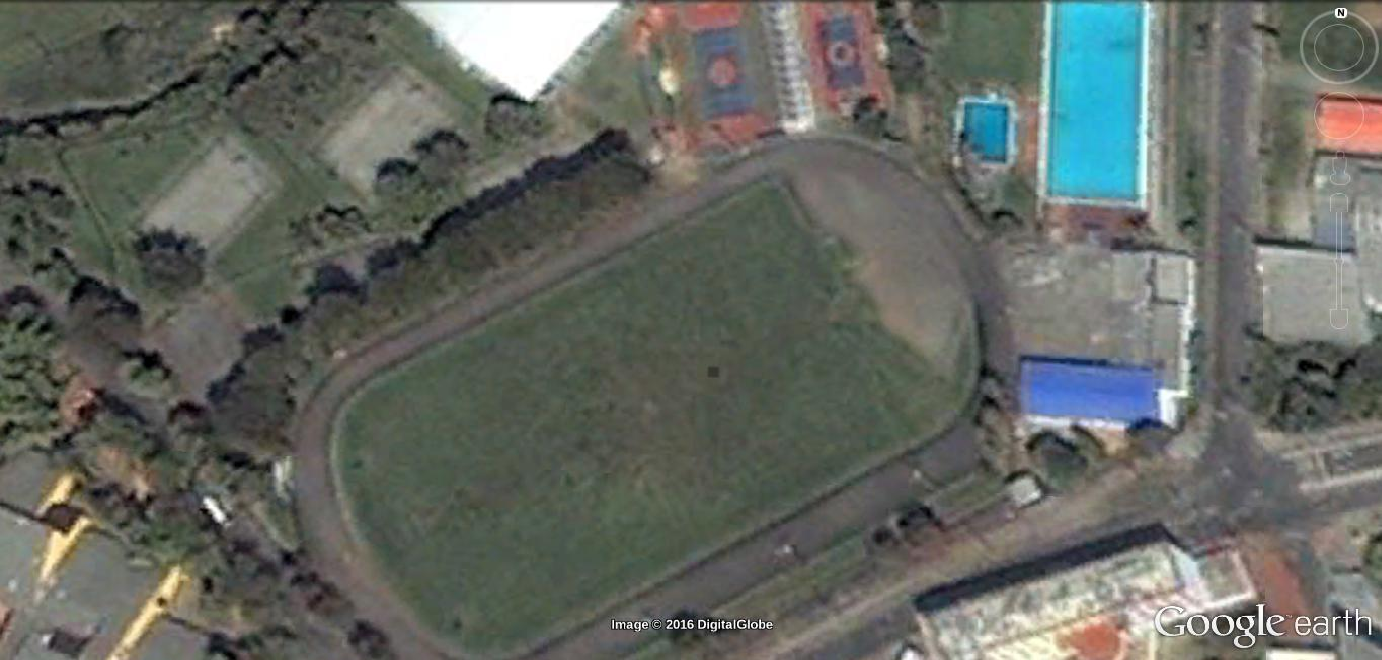
#> input picture ParititioningV1/CDU_2_modificado.tif, 1382 x 660 px
$ python -i Partitions.py   (imports and definitions only)   (Python 2 division)   (older library calls are emulated)
#> lines starting #> are read from the running program, lines starting #| are printed output that depends on the picture; after the words box and inside, x2 and y2 are one past the last pixel; in counts of white or black regions, pixels touching at a corner belong together
#> further down, picture is the input picture: shape (660, 1382, 3); mean B, G, R 97.6, 103.9, 100.1

#!/usr/bin/env python
import os, sys
import cv2
import numpy as np
import random
from Voronoi import Voronoi
from osgeo import gdal, gdalnumeric, ogr, osr
import threading
from scipy.spatial import Delaunay
import math


#Start Opencv Processing

# [6 lines left out: function read_imagefile, not called in this run]

#Get corners of cropped image for getting center of polygon
def get_center(image):
	rows, cols = image.shape[:2]
#> rows = 660; cols = 1382
	gray = cv2.cvtColor(image, cv2.COLOR_BGR2GRAY)
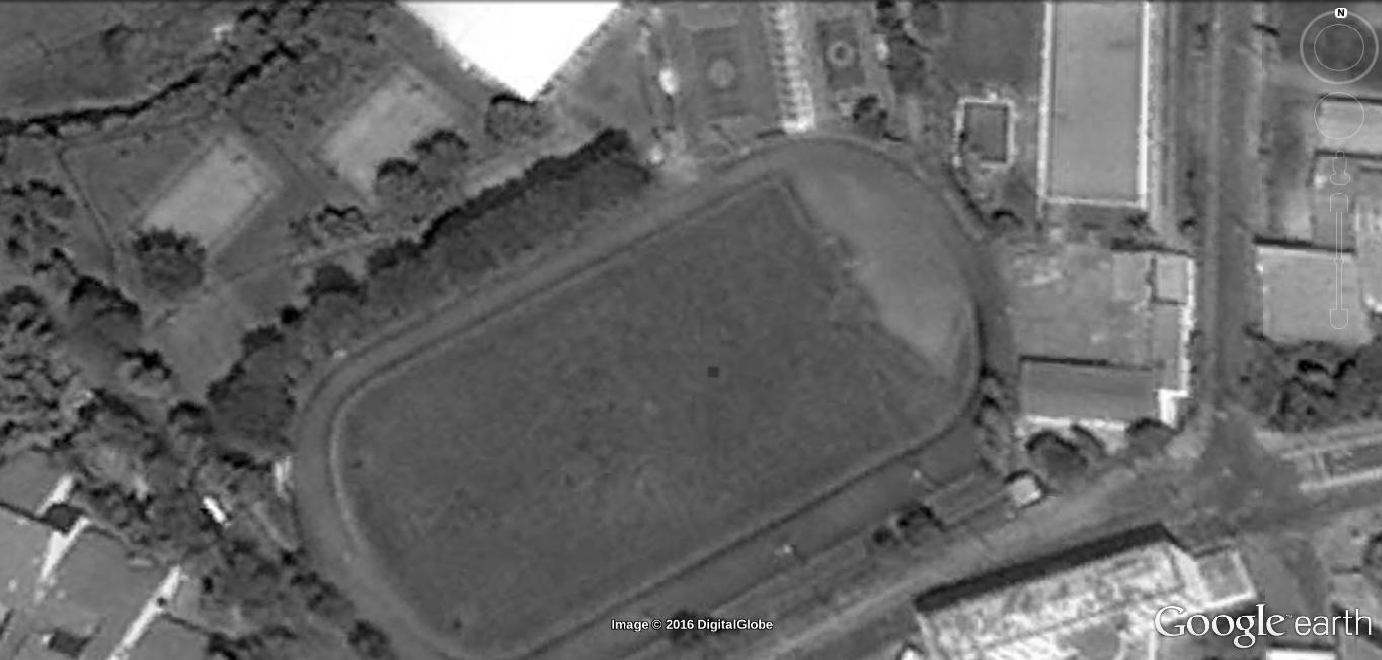
#> gray: shape (660, 1382); min 0, max 255, mean 102.1
	new = 255 - gray
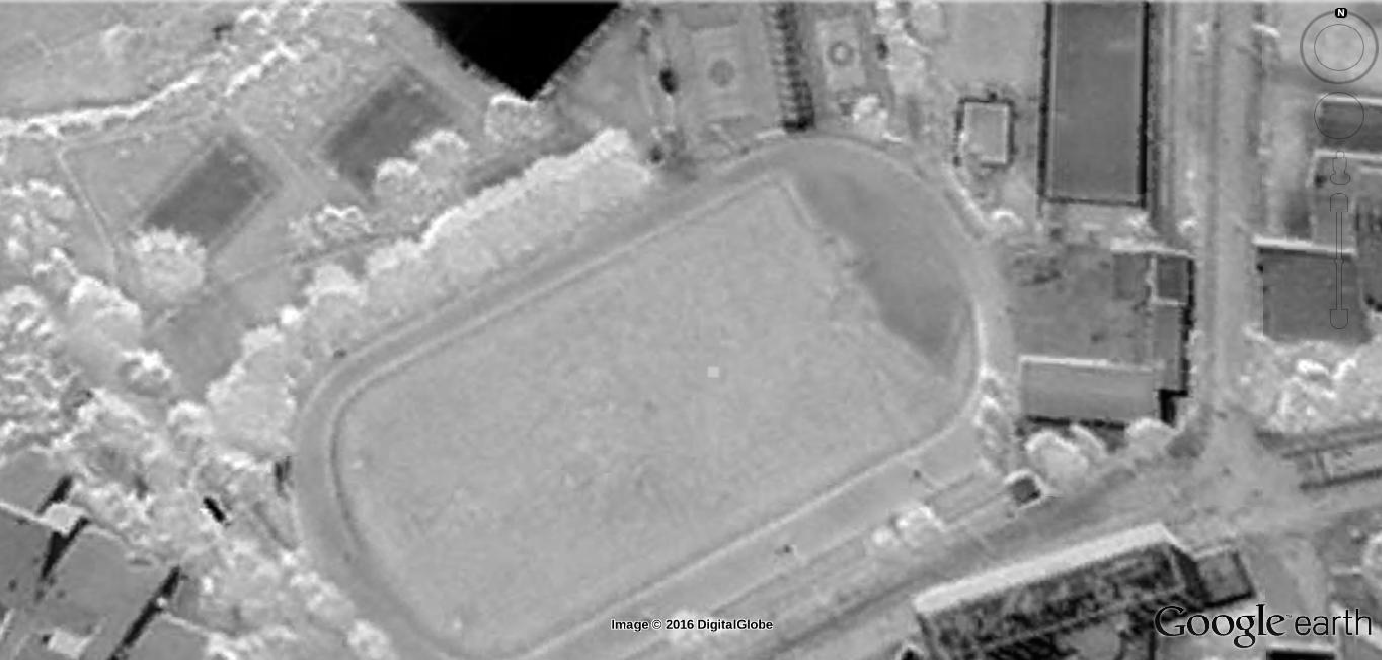
#> new: shape (660, 1382); min 0, max 255, mean 152.9
	gray = cv2.GaussianBlur(gray, (3, 3), 3)
	t, dst = cv2.threshold(gray, 0, 200, cv2.THRESH_BINARY_INV | cv2.THRESH_TRIANGLE)
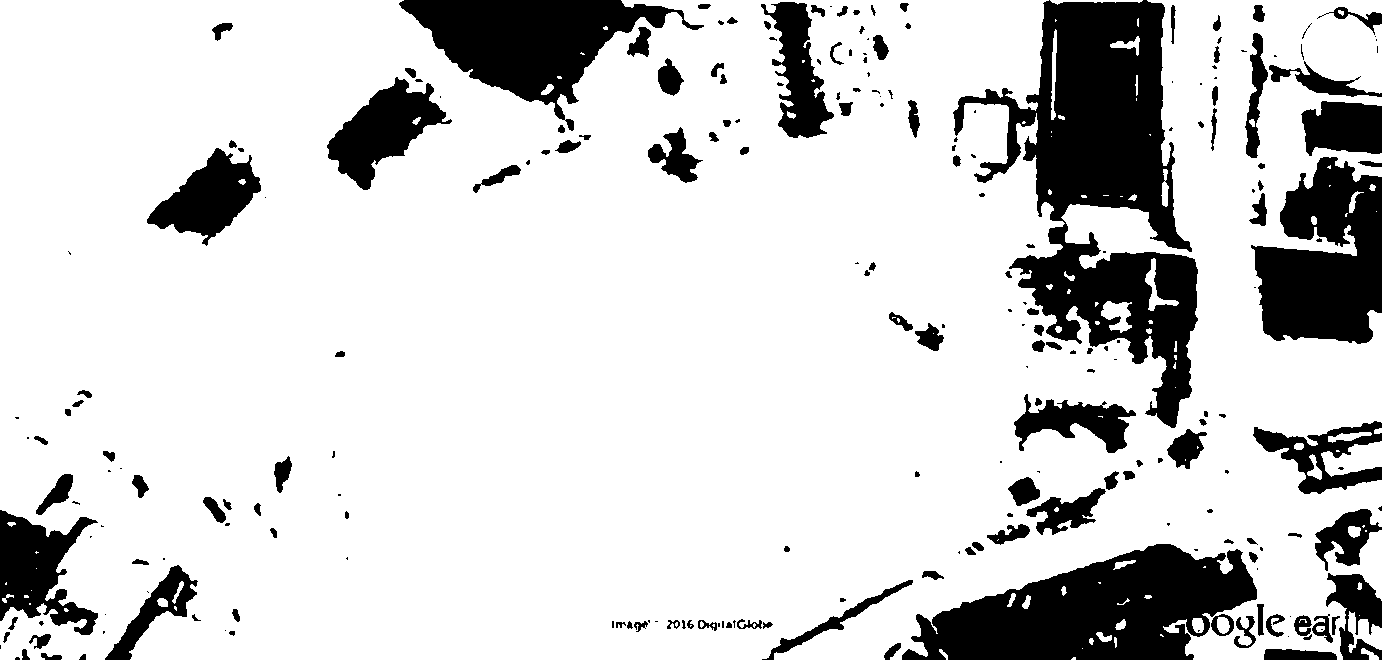
#> dst: shape (660, 1382); values 0 (black) and 200 (white), 81.9% white; 234 black regions (91 under 20 px)
#> t = 127
	_, contours, _ = cv2.findContours(dst, cv2.RETR_TREE, cv2.CHAIN_APPROX_SIMPLE)
#> contours = 341 contours, 153 with area under 20; largest, box (x1, y1, x2, y2) and area: (0, 0, 1382, 660) 773488, (326, 76, 453, 191) 6515, (146, 147, 262, 247) 5632, (760, 1, 835, 139) 4962, (1013, 393, 1137, 454) 3557
	final = np.zeros(image.shape,np.uint8)
	mask = np.zeros(gray.shape,np.uint8)

	i = 0
	color = []
	p_corners_x=[]
	p_corners_y=[]

	for c in contours:
		area = cv2.contourArea(c)
		if area > 600 and area<(rows*cols)/2:
			color.append((random.randint(10,240), random.randint(10,240), random.randint(10,240)))
			cv2.drawContours(mask, contours, i, 255, -1)
			cv2.drawContours(final, contours, i, color[i], -1)

			extLeft = tuple(c[c[:, :, 0].argmin()][0])
			extRight = tuple(c[c[:, :, 0].argmax()][0])
			extTop = tuple(c[c[:, :, 1].argmin()][0])
			extBot = tuple(c[c[:, :, 1].argmax()][0])
			lx, ly = extLeft
			rx, ry = extRight
			ux, uy = extTop
			bx, by = extBot

			p_corners_x.append(lx)
			p_corners_x.append(rx)
			p_corners_y.append(uy)
			p_corners_y.append(by)
#> this loop made 341 passes
#> (area, lx, ly, rx, ry, ux, uy, bx) on passes 13, 41, 171, 173, 175, 191, 202, 249, 259, 283, 292, 308: (635.5, 1348, 615, 1381, 649, 1349, 611, 1350), (1273.5, 1321, 453, 1381, 466, 1380, 441, 1331), (1792, 1025, 514, 1106, 491, 1098, 487, 1053), (629.5, 1007, 489, 1040, 490, 1026, 476, 1020), (667, 35, 513, 73, 475, 64, 473, 41), (953, 1166, 450, 1207, 433, 1187, 428, 1189), (3557, 1013, 424, 1136, 413, 1026, 393, 1114), (5632, 146, 222, 261, 185, 216, 147, 206), (1454.5, 647, 156, 703, 160, 680, 126, 686), (6515, 326, 147, 452, 120, 396, 76, 367), (645.5, 657, 81, 684, 80, 667, 57, 673), (1453, 1244, 127, 1268, 72, 1254, 32, 1256)
#> area on passes 2, 3, 8, 9, 10, 18: 29, 79.5, 72, 61.5, 131.5, 65
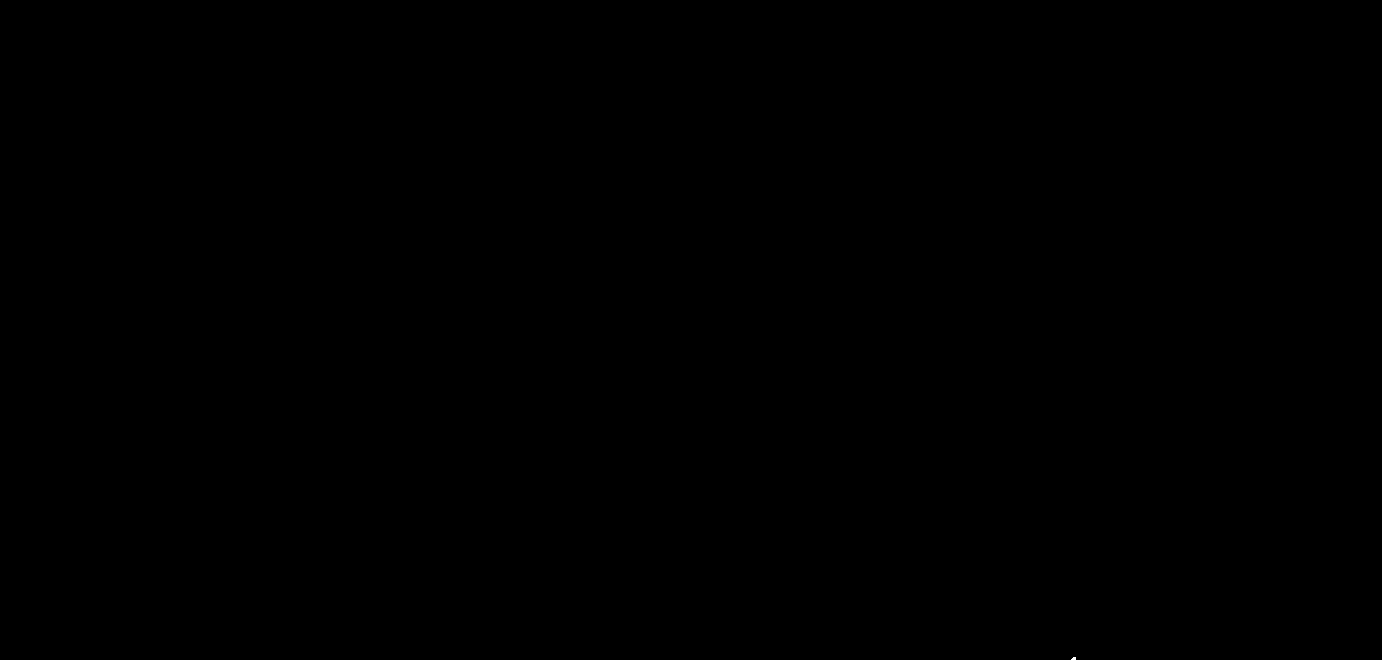
#> mask: shape (660, 1382); 0% white; 1 white region (1 under 20 px)
#> after the loop, color = [(226, 108, 204), (237, 117, 20), (76, 140, 134), (113, 210, 222), (87, 132, 101), (159, 238, 65), (139, 45, 82), (45, 203, 34), (168, 214, 74), (146, 190, 217), (164, 240, 47), (89, 35, 196), (28, 240, 227)]; p_corners_x = 26 values, max 1381 at index 1, min 35 at index 8, mean 854.7; p_corners_y = 26 values, max 652 at index 1, min 1 at index 24, mean 321.7
	l_x = min(p_corners_x)
#> l_x = 35
	r_x = max(p_corners_x)
#> r_x = 1381
	u_y = min(p_corners_y)
#> u_y = 1
	b_y = max(p_corners_y)
#> b_y = 652
	center_x = int((r_x-l_x)/2) + l_x
#> center_x = 708
	center_y = int((b_y-u_y)/2) + u_y
#> center_y = 326

	#print "center: " + str(center_x) + " , " + str(center_y)

	return center_x, center_y, p_corners_x, p_corners_y


# [361 lines left out: functions get_points_circle, select_centroids, draw_voronoi_partition, label_area, get_cost, get_cells and 10 more, not called in this run]


#Get Q and P uavs
def distance (p0,p1):
	d = (p1[0] - p0[0])**2 +  (p1[1] - p0[1])**2
	return (math.sqrt(d))

# [31 lines left out: function name_labelarea, not called in this run]

>>> import cv2
>>> picture = cv2.imread('../CDU_2_modificado.tif')
>>> result = get_center(picture)

$ run again, on ParititioningV1/Supracafe_Geo_ali.tif
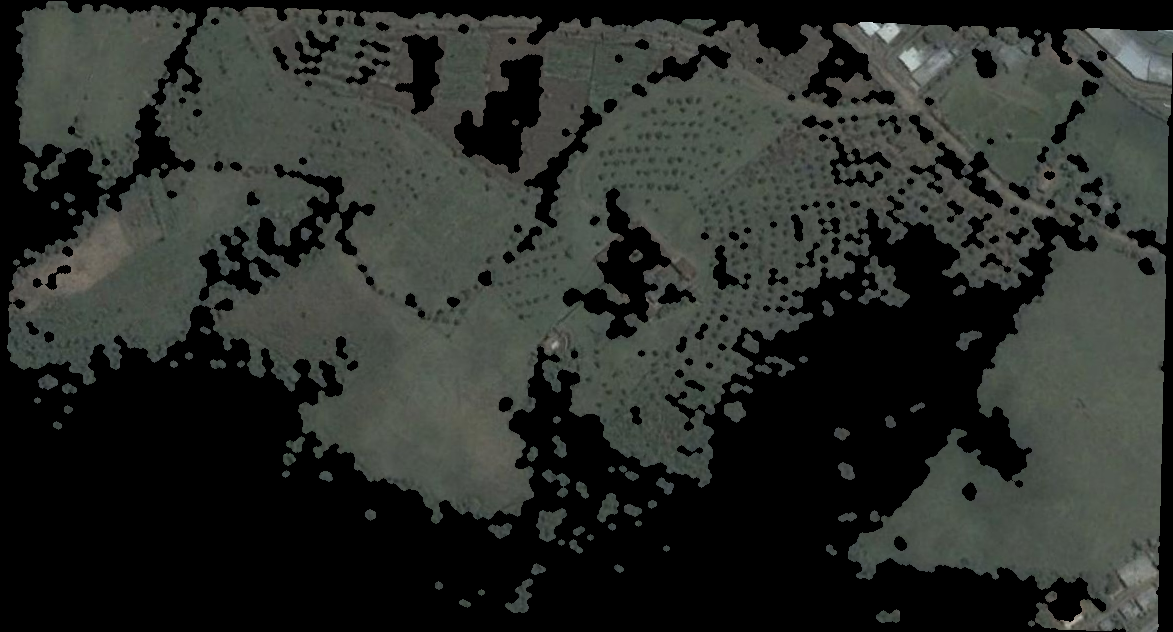
#> input picture ParititioningV1/Supracafe_Geo_ali.tif, 1173 x 632 px
#> picture is the input picture: shape (632, 1173, 3); mean B, G, R 42.3, 46.1, 42.9
#> in get_center, `new = 255 - gray`:
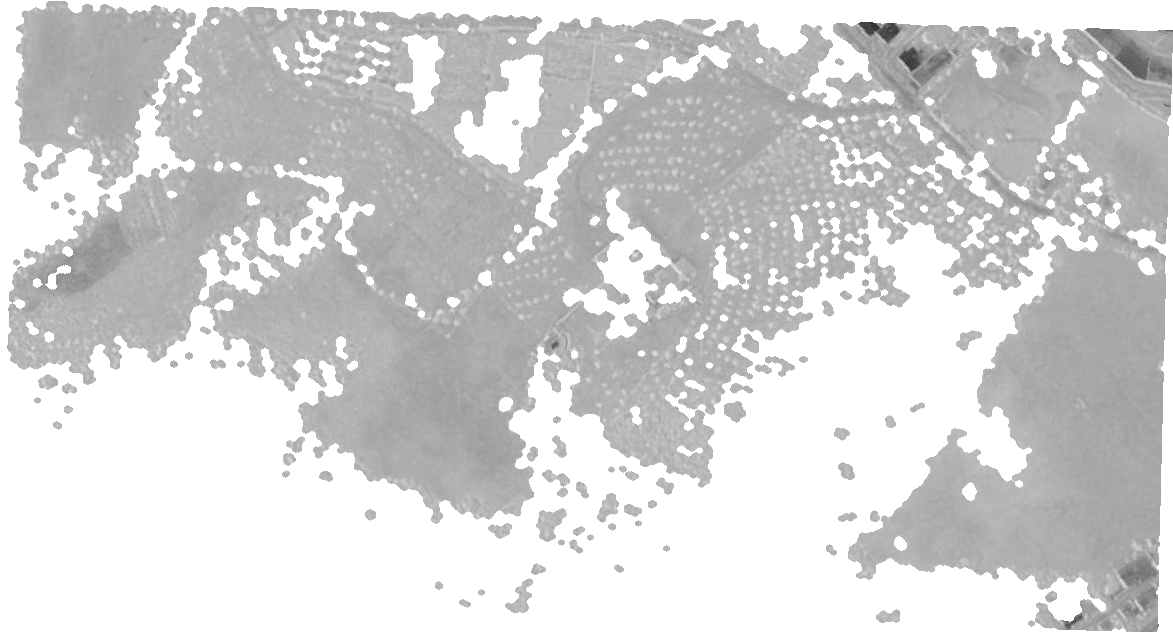
#> new: shape (632, 1173); min 35, max 255, mean 210.3
#> in get_center, `t, dst = cv2.threshold(gray, 0, 200, cv2.THRESH_BINARY_INV | cv2.THRES..`:
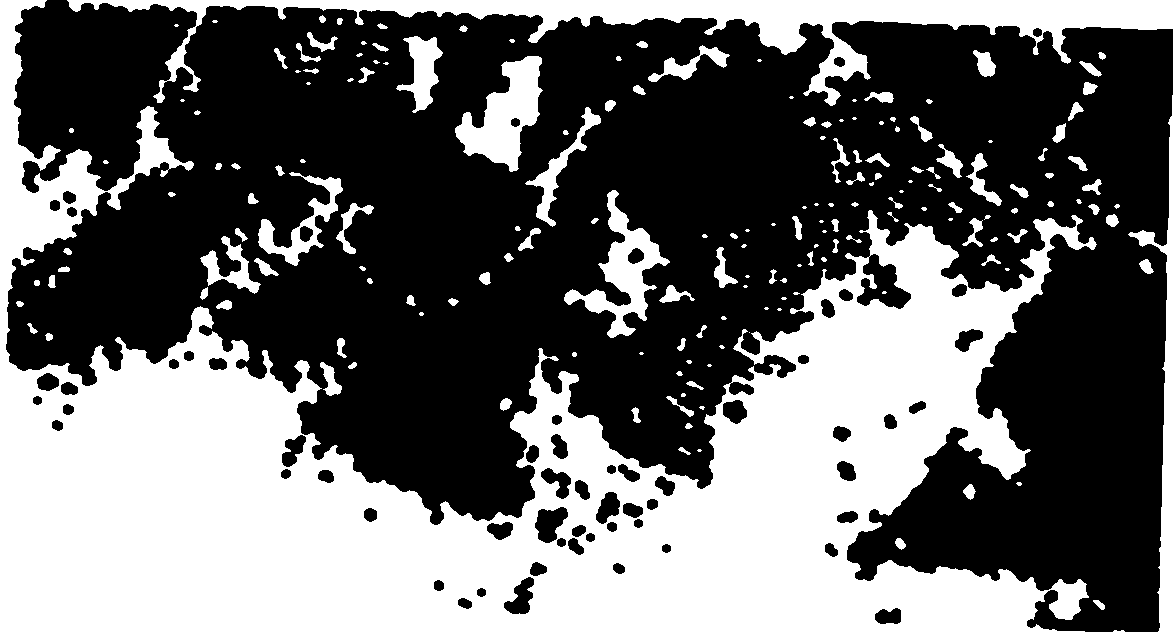
#> dst: shape (632, 1173); values 0 (black) and 200 (white), 40.5% white; 181 white regions (58 under 20 px)
#> t = 2
#> contours = 242 contours, 79 with area under 20; largest, box (x1, y1, x2, y2) and area: (0, 0, 1097, 632) 251403, (67, 0, 1173, 106) 23452, (455, 56, 543, 172) 4855, (564, 190, 670, 338) 4354, (1128, 95, 1173, 632) 4173
#> the loop in get_center, `for c in contours:` made 242 passes
#> (area, lx, ly, rx, ry, ux, uy, bx) on passes 65, 101, 111, 141, 148, 162, 168, 174: (1046, 200, 258, 260, 284, 223, 236, 254), (4354, 564, 297, 669, 262, 612, 190, 610), (2062, 258, 233, 342, 190, 291, 172, 294), (1361.5, 525, 183, 600, 122, 586, 107, 552), (4173, 1128, 234, 1172, 95, 1172, 95, 1158), (4855, 455, 128, 542, 90, 527, 56, 510), (796.5, 648, 77, 729, 55, 702, 45, 651), (1591, 396, 88, 442, 53, 414, 36, 413)
#> after the loop in get_center, `for c in contours:`: color = [(226, 108, 204), (237, 117, 20), (76, 140, 134), (113, 210, 222), (87, 132, 101), (159, 238, 65), (139, 45, 82), (45, 203, 34), (168, 214, 74), (146, 190, 217), (164, 240, 47), (89, 35, 196), (28, 240, 227)]; p_corners_x = 26 values, max 1172 at index 9, min 0 at index 18, mean 583.5; p_corners_y = 26 values, max 631 at index 9, min 0 at index 16, mean 253.5
#> l_x = 0
#> r_x = 1172
#> u_y = 0
#> b_y = 631
#> center_x = 586
#> center_y = 315
